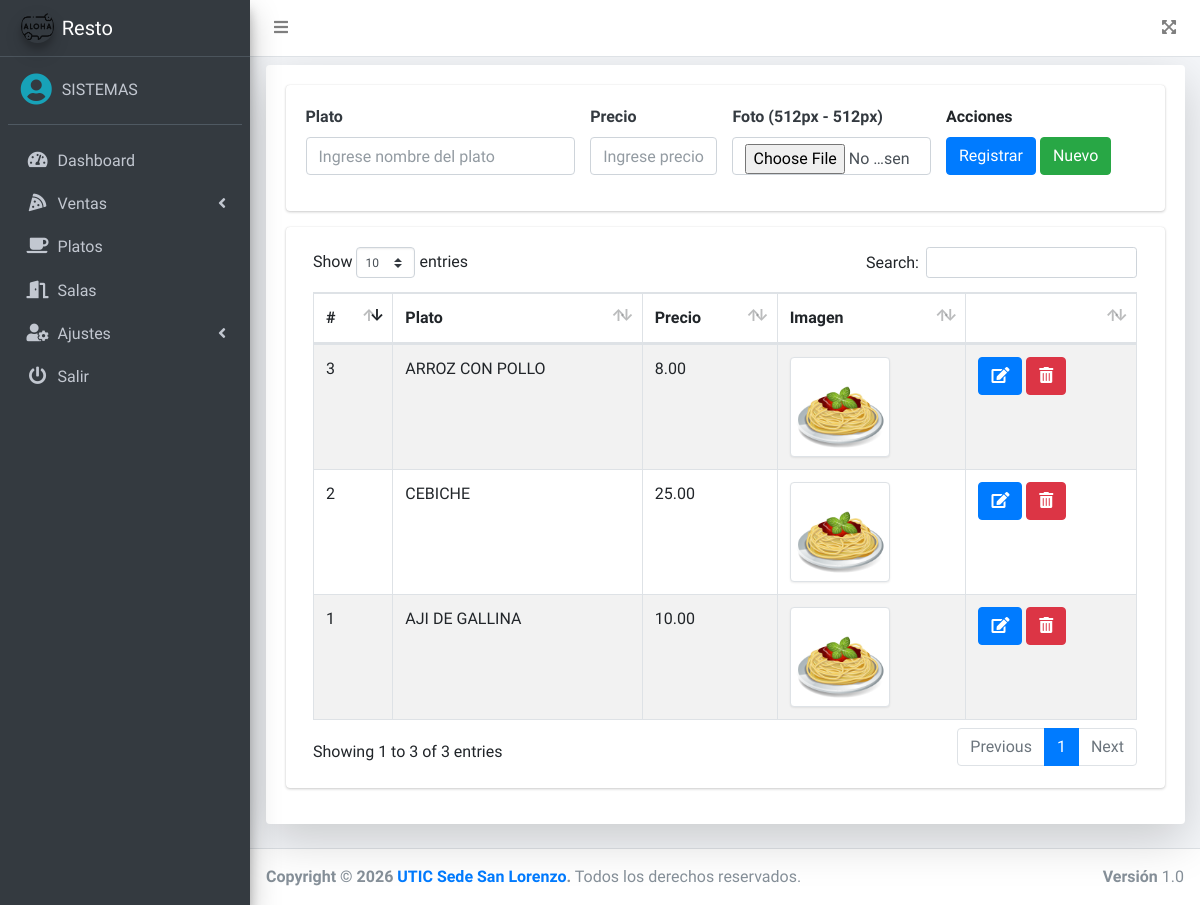
Screenshot of /src/platos.php (signed in) with the database file from the repository.
### tables this page shows
CREATE TABLE `platos` (
  `id` int(11) NOT NULL,
  `nombre` varchar(200) NOT NULL,
  `precio` decimal(10,2) NOT NULL,
  `imagen` varchar(100) DEFAULT NULL,
  `fecha` timestamp NULL DEFAULT NULL,
  `estado` int(11) NOT NULL DEFAULT 1
);

### src/platos.php (the view, shortened to what this page needs)
<?php
if ($_SESSION['rol'] == 1 || $_SESSION['rol'] == 2) {
    include_once "includes/header.php";
?>
    <div class="card shadow-lg">
        <div class="card-body">
            <div class="row">
                <div class="col-md-12">
                    <div class="card">
                        <div class="card-body">
                            <form action="" method="post" autocomplete="off" id="formulario" enctype="multipart/form-data">
                                <div class="row">
                                    <div class="col-md-4">
                                        <div class="form-group">
                                            <label for="plato" class=" text-dark font-weight-bold">Plato</label>
                                            <input type="text" placeholder="Ingrese nombre del plato" name="plato" id="plato" class="form-control">
                                        </div>
                                    </div>
                                    <div class="col-md-2">
                                        <div class="form-group">
                                            <label for="precio" class=" text-dark font-weight-bold">Precio</label>
                                            <input type="text" placeholder="Ingrese precio" class="form-control" name="precio" id="precio">
                                        </div>
                                    </div>
                                    <div class="col-md-3">
                                        <div class="form-group">
                                            <label for="precio" class=" text-dark font-weight-bold">Foto (512px - 512px)</label>
                                            <input type="file" class="form-control" name="foto" id="foto">
                                        </div>
                                    </div>
                                    <div class="col-md-3 form-group">
                                        <label for="">Acciones</label> <br>
                                        <input type="submit" value="Registrar" class="btn btn-primary" id="btnAccion">
                                        <input type="button" value="Nuevo" onclick="limpiar()" class="btn btn-success" id="btnNuevo">
                                    </div>
                                </div>
                            </form>
                        </div>
                    </div>
                </div>
            </div>
            <div class="card">
                <div class="card-body">
                    <div class="col-md-12">
                        <div class="table-responsive">
                            <table class="table table-striped table-bordered" id="tbl">
                                <thead>
                                    <tr>
                                        <th>#</th>
                                        <th>Plato</th>
                                        <th>Precio</th>
                                        <th>Imagen</th>
                                        <th></th>
                                    </tr>
                                </thead>
                                <tbody>
                                    <?php
                                    include "../conexion.php";
                                    $query = mysqli_query($conexion, "SELECT * FROM platos WHERE estado = 1");
                                    $result = mysqli_num_rows($query);
                                    if ($result > 0) {
                                        while ($data = mysqli_fetch_assoc($query)) { ?>
                                            <tr>
                                                <td><?php echo $data['id']; ?></td>
                                                <td><?php echo $data['nombre']; ?></td>
                                                <td><?php echo $data['precio']; ?></td>
                                                <td><img class="img-thumbnail" src="<?php echo ($data['imagen'] == null) ? '../assets/img/default.png' : $data['imagen']; ?>" alt="" width="100"></td>
                                                <td>
                                                    <a href="#" onclick="editarPlato(<?php echo $data['id']; ?>)" class="btn btn-primary"><i class='fas fa-edit'></i></a>
                                                    <form action="eliminar.php?id=<?php echo $data['id']; ?>&accion=platos" method="post" class="confirmar d-inline">
                                                        <button class="btn btn-danger" type="submit"><i class='fas fa-trash-alt'></i> </button>
                                                    </form>
                                                </td>
                                            </tr>
                                    <?php }
                                    } ?>
                                </tbody>
                            </table>
                        </div>
                    </div>
                </div>
            </div>
        </div>
    </div>
<?php include_once "includes/footer.php";
} else {
    header('Location: permisos.php');
}
?>

### src/includes/header.php (shortened to what this page needs)
<!DOCTYPE html>
<html lang="en">
<head>
    <link rel="stylesheet" href="../assets/plugins/fontawesome-free/css/all.min.css">
    <link rel="stylesheet" href="https://code.ionicframework.com/ionicons/2.0.1/css/ionicons.min.css">
    <link rel="stylesheet" href="../assets/dist/css/adminlte.min.css">
    <link rel="stylesheet" href="../assets/plugins/datatables-bs4/css/dataTables.bootstrap4.min.css">
</head>
<body class="hold-transition sidebar-mini">
    <div class="wrapper">
        <nav class="main-header navbar navbar-expand navbar-white navbar-light">
            <ul class="navbar-nav">
                <li class="nav-item">
                    <a class="nav-link" data-widget="pushmenu" href="#" role="button"><i class="fas fa-bars"></i></a>
                </li>
            </ul>
            <ul class="navbar-nav ml-auto">
                <li class="nav-item">
                    <a class="nav-link" data-widget="fullscreen" href="#" role="button">
                        <i class="fas fa-expand-arrows-alt"></i>
                    </a>
                </li>
            </ul>
        </nav>
        <aside class="main-sidebar sidebar-dark-primary elevation-4">
            <a href="dashboard.php" class="brand-link">
                <img src="../assets/img/logo.png" alt="AdminLTE Logo" class="brand-image img-circle elevation-3" style="opacity: .8">
                <span class="brand-text font-weight-light">Resto</span>
            </a>
            <div class="sidebar">
                <div class="user-panel mt-3 pb-3 mb-3 d-flex">
                    <div class="image">
                        <i class="fas fa-user-circle fa-2x text-info"></i>
                    </div>
                    <div class="info">
                        <a href="#" class="d-block"><?php echo $_SESSION['nombre']; ?></a>
                    </div>
                </div>
                <nav class="mt-2">
                    <ul class="nav nav-pills nav-sidebar flex-column" data-widget="treeview" role="menu" data-accordion="false">
                        <li class="nav-item">
                            <a href="dashboard.php" class="nav-link">
                                <i class="nav-icon fas fa-tachometer-alt"></i>
                                <p>
                                    Dashboard
                                </p>
                            </a>
                        </li>
                        <li class="nav-item">
                            <a href="#" class="nav-link">
                                <i class="nav-icon fas fa-pizza-slice"></i>
                                <p>
                                    Ventas
                                    <i class="fas fa-angle-left right"></i>
                                </p>
                            </a>
                        </li>
                        <?php if ($_SESSION['rol'] == 1 || $_SESSION['rol'] == 2) {
                            echo '<li class="nav-item">
                                <a href="platos.php" class="nav-link">
                                    <i class="nav-icon fas fa-coffee"></i>
                                    <p>
                                        Platos
                                    </p>
                                </a>
                            </li>';
                        } if ($_SESSION['rol'] == 1) {
                            echo '<li class="nav-item">
                                <a href="salas.php" class="nav-link">
                                    <i class="nav-icon fas fa-door-open"></i>
                                    <p>
                                        Salas
                                    </p>
                                </a>
                            </li>
                            <li class="nav-item">
                                <a href="#" class="nav-link">
                                    <i class="nav-icon fas fa-user-cog"></i>
                                    <p>
                                        Ajustes
                                        <i class="fas fa-angle-left right"></i>
                                    </p>
                                </a>
                                <ul class="nav nav-treeview">
                                    <li class="nav-item">
                                        <a href="usuarios.php" class="nav-link">
                                            <i class="far fa-circle nav-icon"></i>
                                            <p>Usuarios</p>
                                        </a>
                                    </li>
                                    <li class="nav-item">
                                        <a href="config.php" class="nav-link">
                                            <i class="far fa-circle nav-icon"></i>
                                            <p>Datos de empresa</p>
                                        </a>
                                    </li>
                                </ul>
                            </li>';
                        } ?>
                        <li class="nav-item">
                            <a href="salir.php" class="nav-link">
                                <i class="nav-icon fas fa-power-off"></i>
                                <p>
                                    Salir
                                </p>
                            </a>
                        </li>
                    </ul>
                </nav>
            </div>
        </aside>
        <div class="content-wrapper">
            <div class="content">
                <div class="container-fluid py-2">

### src/includes/footer.php (shortened to what this page needs)
</div>
</div>
</div>
<footer class="main-footer">
    <strong>Copyright &copy; 2026 <a href="https://www.utic.edu.py/v7/">UTIC Sede San Lorenzo</a>.</strong>
    Todos los derechos reservados.
    <div class="float-right d-none d-sm-inline-block">
        <b>Versión</b> 1.0
    </div>
</footer>
</div>
</body>
</html>

### rows the page displays
platos: id "1", nombre "AJI DE GALLINA", precio "10.00"
platos: id "2", nombre "CEBICHE", precio "25.00"
platos: id "3", nombre "ARROZ CON POLLO", precio "8.00"

### other values shown
$_SESSION['nombre'] "SISTEMAS"
